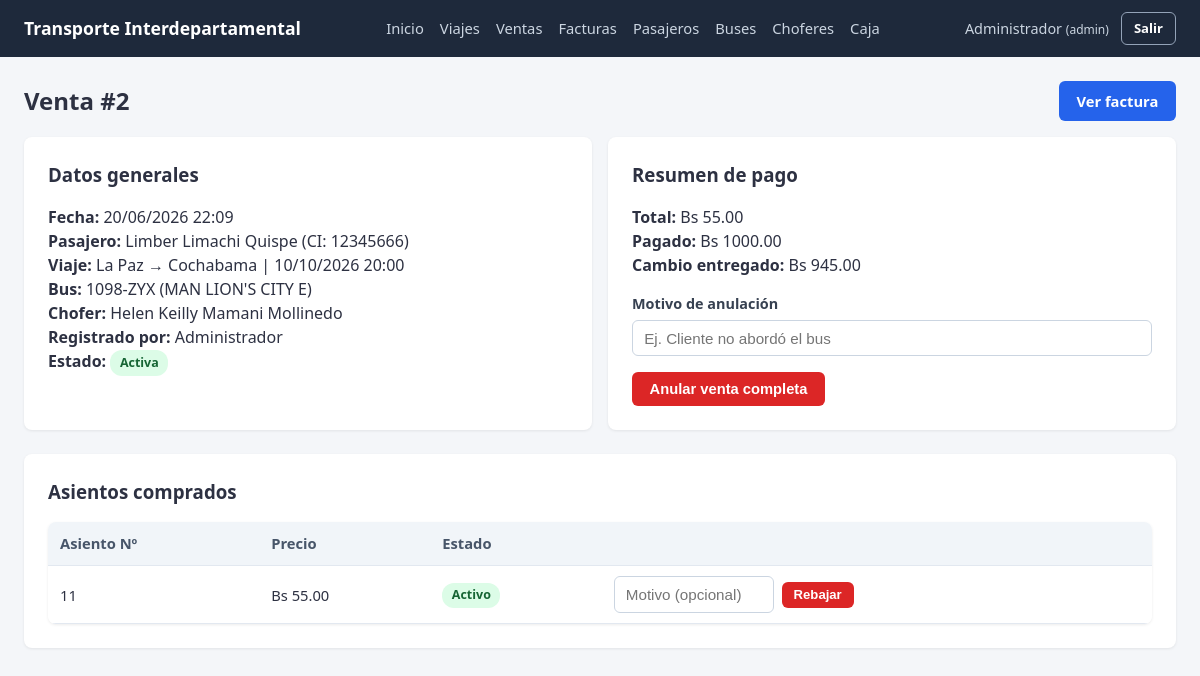
/ventas/2 (signed in), run on the app's committed database.
### app/models/usuario.py (models this page shows, shortened)
class Usuario(db.Model):
    __tablename__ = "usuario"
    id_usuario = db.Column(db.Integer, primary_key=True, autoincrement=True)
    usuario = db.Column(db.String(50), nullable=False, unique=True)
    password = db.Column(db.String(255), nullable=False)
    nombre = db.Column(db.String(100), nullable=False)
    rol = db.Column(db.String(20), nullable=False, default="encargado")  # admin | encargado
    activo = db.Column(db.Boolean, nullable=False, default=True)

### app/models/venta.py (models this page shows, shortened)
class Venta(db.Model):
    __tablename__ = "venta"
    id_venta = db.Column(db.Integer, primary_key=True, autoincrement=True)
    fecha_venta = db.Column(db.DateTime, nullable=False, default=datetime.now)
    id_pasajero = db.Column(db.Integer, db.ForeignKey("pasajero.id_pasajero"), nullable=False)
    id_viaje = db.Column(db.Integer, db.ForeignKey("viaje.id_viaje"), nullable=False)
    id_usuario = db.Column(db.Integer, db.ForeignKey("usuario.id_usuario"), nullable=False)
    monto = db.Column(db.Numeric(10, 2), nullable=False, default=0)       # total a pagar (suma de detalles activos)
    monto_pagado = db.Column(db.Numeric(10, 2), nullable=False, default=0)  # con cuánto pagó el cliente
    cambio = db.Column(db.Numeric(10, 2), nullable=False, default=0)       # vuelto entregado
    estado = db.Column(db.String(20), nullable=False, default="activa")  # activa | rebajada | anulada
    detalles = db.relationship("VentaDetalle", backref="venta", cascade="all, delete-orphan")
    factura = db.relationship("Factura", backref="venta", uselist=False, cascade="all, delete-orphan")
    usuario = db.relationship("Usuario")

### app/models/pasajero.py (models this page shows, shortened)
class Pasajero(db.Model):
    __tablename__ = "pasajero"
    id_pasajero = db.Column(db.Integer, primary_key=True, autoincrement=True)
    ci = db.Column(db.String(20), nullable=False, unique=True)
    nombres = db.Column(db.String(100), nullable=False)
    apellidos = db.Column(db.String(100), nullable=False)
    telefono = db.Column(db.String(20))
    ventas = db.relationship("Venta", backref="pasajero")
    @property
    def nombre_completo(self):
        return f"{self.nombres} {self.apellidos}"

### app/models/viaje.py (models this page shows, shortened)
class Viaje(db.Model):
    __tablename__ = "viaje"
    id_viaje = db.Column(db.Integer, primary_key=True, autoincrement=True)
    origen = db.Column(db.String(100), nullable=False)
    destino = db.Column(db.String(100), nullable=False)
    fecha_viaje = db.Column(db.Date, nullable=False)
    hora_salida = db.Column(db.Time, nullable=False)
    precio = db.Column(db.Numeric(10, 2), nullable=False, default=0)
    id_bus = db.Column(db.Integer, db.ForeignKey("bus.id_bus"), nullable=False)
    id_chofer = db.Column(db.Integer, db.ForeignKey("chofer.id_chofer"), nullable=False)
    estado = db.Column(db.String(20), nullable=False, default="programado")  # programado | finalizado | cancelado
    viaje_asientos = db.relationship("ViajeAsiento", backref="viaje", cascade="all, delete-orphan")
    ventas = db.relationship("Venta", backref="viaje")

### app/models/bus.py (models this page shows, shortened)
class Bus(db.Model):
    __tablename__ = "bus"
    id_bus = db.Column(db.Integer, primary_key=True, autoincrement=True)
    placa = db.Column(db.String(20), nullable=False, unique=True)
    modelo = db.Column(db.String(50), nullable=False)
    capacidad = db.Column(db.Integer, nullable=False)
    activo = db.Column(db.Boolean, nullable=False, default=True)
    asientos = db.relationship("Asiento", backref="bus", cascade="all, delete-orphan")
    viajes = db.relationship("Viaje", backref="bus")

### app/models/chofer.py (models this page shows, shortened)
class Chofer(db.Model):
    __tablename__ = "chofer"
    id_chofer = db.Column(db.Integer, primary_key=True, autoincrement=True)
    ci = db.Column(db.String(20), nullable=False, unique=True)
    nombres = db.Column(db.String(100), nullable=False)
    apellidos = db.Column(db.String(100), nullable=False)
    licencia = db.Column(db.String(30), nullable=False)
    telefono = db.Column(db.String(20))
    activo = db.Column(db.Boolean, nullable=False, default=True)
    viajes = db.relationship("Viaje", backref="chofer")
    @property
    def nombre_completo(self):
        return f"{self.nombres} {self.apellidos}"

### app/models/venta_detalle.py (models this page shows, shortened)
class VentaDetalle(db.Model):
    __tablename__ = "venta_detalle"
    id_venta_detalle = db.Column(db.Integer, primary_key=True, autoincrement=True)
    id_venta = db.Column(db.Integer, db.ForeignKey("venta.id_venta"), nullable=False)
    id_viaje_asiento = db.Column(db.Integer, db.ForeignKey("viaje_asiento.id_viaje_asiento"), nullable=False, unique=True)
    precio = db.Column(db.Numeric(10, 2), nullable=False)
    estado = db.Column(db.String(20), nullable=False, default="activo")  # activo | rebajado (anulado individualmente)

### app/models/viaje_asiento.py (models this page shows, shortened)
class ViajeAsiento(db.Model):
    __tablename__ = "viaje_asiento"
    id_viaje_asiento = db.Column(db.Integer, primary_key=True, autoincrement=True)
    id_viaje = db.Column(db.Integer, db.ForeignKey("viaje.id_viaje"), nullable=False)
    id_asiento = db.Column(db.Integer, db.ForeignKey("asiento.id_asiento"), nullable=False)
    numero = db.Column(db.Integer, nullable=False)  # copia del número de asiento para consulta rápida
    ocupado = db.Column(db.Boolean, nullable=False, default=False)
    asiento = db.relationship("Asiento")
    detalle_venta = db.relationship("VentaDetalle", backref="viaje_asiento", uselist=False)
    __table_args__ = (db.UniqueConstraint("id_viaje", "id_asiento", name="uq_viajeasiento"),)

### app/routes/ventas.py (the view)
@ventas_bp.route("/<int:id_venta>")
@login_required
def detalle(id_venta):
    venta = venta_service.obtener_venta(id_venta)
    return render_template("ventas/detalle.html", venta=venta)

### app/services/venta_service.py (called while the page is built)
def obtener_venta(id_venta):
    return Venta.query.get_or_404(id_venta)

### app/utils/auth.py (called while the page is built)
def login_required(view_func):
    @wraps(view_func)
    def wrapper(*args, **kwargs):
        if "id_usuario" not in session:
            flash("Debes iniciar sesión para continuar.", "warning")
            return redirect(url_for("auth.login"))
        return view_func(*args, **kwargs)
    return wrapper

### templates/ventas/detalle.html (shortened to what this page needs)
{% extends "base.html" %}
{% block content %}
<div class="mb-2" style="display:flex; justify-content:space-between; align-items:center;">
    <h2>Venta #{{ venta.id_venta }}</h2>
    {% if venta.factura %}
    <a href="{{ url_for('facturas.detalle', id_factura=venta.factura.id_factura) }}" class="btn btn-primary">Ver factura</a>
    {% endif %}
</div>
<div class="grid grid-2">
    <div class="card">
        <h3>Datos generales</h3>
        <p><strong>Fecha:</strong> {{ venta.fecha_venta.strftime("%d/%m/%Y %H:%M") }}</p>
        <p><strong>Pasajero:</strong> {{ venta.pasajero.nombre_completo }} (CI: {{ venta.pasajero.ci }})</p>
        <p><strong>Viaje:</strong> {{ venta.viaje.origen }} → {{ venta.viaje.destino }} | {{ venta.viaje.fecha_viaje.strftime("%d/%m/%Y") }} {{ venta.viaje.hora_salida.strftime("%H:%M") }}</p>
        <p><strong>Bus:</strong> {{ venta.viaje.bus.placa }} ({{ venta.viaje.bus.modelo }})</p>
        <p><strong>Chofer:</strong> {{ venta.viaje.chofer.nombre_completo }}</p>
        <p><strong>Registrado por:</strong> {{ venta.usuario.nombre }}</p>
        <p>
            <strong>Estado:</strong>
            {% if venta.estado == "activa" %}
            <span class="badge badge-success">Activa</span>
            {% elif venta.estado == "rebajada" %}
            <span class="badge badge-warning">Rebajada</span>
            {% else %}
            <span class="badge badge-danger">Anulada</span>
            {% endif %}
        </p>
    </div>
    <div class="card">
        <h3>Resumen de pago</h3>
        <p><strong>Total:</strong> Bs {{ "%.2f"|format(venta.monto) }}</p>
        <p><strong>Pagado:</strong> Bs {{ "%.2f"|format(venta.monto_pagado) }}</p>
        <p><strong>Cambio entregado:</strong> Bs {{ "%.2f"|format(venta.cambio) }}</p>
        {% if venta.estado != "anulada" %}
        <form method="POST" action="{{ url_for('ventas.anular', id_venta=venta.id_venta) }}" class="mt-2" onsubmit="return confirmarAccion('¿Anular toda la venta? Se liberarán todos los asientos.')">
            <div class="form-group">
                <label for="motivo_anular">Motivo de anulación</label>
                <input type="text" id="motivo_anular" name="motivo" placeholder="Ej. Cliente no abordó el bus">
            </div>
            <button type="submit" class="btn btn-danger">Anular venta completa</button>
        </form>
        {% endif %}
    </div>
</div>
<div class="card">
    <h3>Asientos comprados</h3>
    <div class="table-wrapper">
        <table>
            <thead>
                <tr>
                    <th>Asiento Nº</th>
                    <th>Precio</th>
                    <th>Estado</th>
                    <th></th>
                </tr>
            </thead>
            <tbody>
                {% for d in venta.detalles %}
                <tr>
                    <td>{{ d.viaje_asiento.numero }}</td>
                    <td>Bs {{ "%.2f"|format(d.precio) }}</td>
                    <td>
                        {% if d.estado == "activo" %}
                        <span class="badge badge-success">Activo</span>
                        {% else %}
                        <span class="badge badge-gray">Rebajado</span>
                        {% endif %}
                    </td>
                    <td>
                        {% if d.estado == "activo" and venta.estado != "anulada" %}
                        <form method="POST" action="{{ url_for('ventas.rebajar', id_venta=venta.id_venta, id_venta_detalle=d.id_venta_detalle) }}"
                              onsubmit="return confirmarAccion('¿Rebajar el asiento {{ d.viaje_asiento.numero }}? Se liberará y se registrará el egreso en caja.')"
                              style="display:flex; gap:0.5rem; align-items:center;">
                            <input type="text" name="motivo" placeholder="Motivo (opcional)" style="width:160px;">
                            <button type="submit" class="btn btn-sm btn-danger">Rebajar</button>
                        </form>
                        {% endif %}
                    </td>
                </tr>
                {% endfor %}
            </tbody>
        </table>
    </div>
</div>
{% endblock %}

### templates/base.html (shortened to what this page needs)
<!DOCTYPE html>
<html lang="es">
<head>
    <link rel="stylesheet" href="{{ url_for('static', filename='css/style.css') }}">
</head>
<body>
    {% if session.id_usuario %}
    <header class="topbar">
        <div class="topbar-brand">
            <span>Transporte Interdepartamental</span>
        </div>
        <nav class="topbar-nav">
            <a href="{{ url_for('dashboard.index') }}">Inicio</a>
            <a href="{{ url_for('viajes.listar') }}">Viajes</a>
            <a href="{{ url_for('ventas.listar') }}">Ventas</a>
            <a href="{{ url_for('facturas.listar') }}">Facturas</a>
            <a href="{{ url_for('pasajeros.listar') }}">Pasajeros</a>
            <a href="{{ url_for('buses.listar') }}">Buses</a>
            <a href="{{ url_for('choferes.listar') }}">Choferes</a>
            <a href="{{ url_for('caja.listar') }}">Caja</a>
        </nav>
        <div class="topbar-user">
            <span>{{ session.nombre }} <small>({{ session.rol }})</small></span>
            <a href="{{ url_for('auth.logout') }}" class="btn btn-sm btn-outline">Salir</a>
        </div>
    </header>
    {% endif %}
    <main class="container">
        {% block content %}{% endblock %}
    </main>
</body>
</html>

### static/css/style.css (style rules this page uses)
* { box-sizing: border-box; margin: 0; padding: 0; }
body { font-family: 'Segoe UI', Tahoma, Geneva, Verdana, sans-serif; background-color: #f4f6f9; color: #2d3142; line-height: 1.5; }
a { color: #2563eb; text-decoration: none; }
.topbar { background-color: #1e293b; color: #fff; display: flex; align-items: center; justify-content: space-between; padding: 0.75rem 1.5rem; flex-wrap: wrap; gap: 0.5rem; }
.topbar-brand { font-weight: bold; font-size: 1.1rem; display: flex; align-items: center; gap: 0.5rem; }
.topbar-nav { display: flex; gap: 1rem; flex-wrap: wrap; }
.topbar-nav a { color: #cbd5e1; font-size: 0.92rem; }
.topbar-user { display: flex; align-items: center; gap: 0.75rem; font-size: 0.9rem; color: #cbd5e1; }
.container { max-width: 1200px; margin: 0 auto; padding: 1.5rem; }
.card { background: #fff; border-radius: 8px; box-shadow: 0 1px 3px rgba(0,0,0,0.08); padding: 1.5rem; margin-bottom: 1.5rem; }
.card h2, .card h3 { margin-bottom: 1rem; }
.grid { display: grid; gap: 1rem; }
.grid-2 { grid-template-columns: repeat(auto-fit, minmax(220px, 1fr)); }
.form-group { margin-bottom: 1rem; }
label { display: block; margin-bottom: 0.35rem; font-weight: 600; font-size: 0.9rem; color: #374151; }
input, select, textarea { width: 100%; padding: 0.55rem 0.7rem; border: 1px solid #cbd5e1; border-radius: 6px; font-size: 0.95rem; background-color: #fff; }
.btn { display: inline-block; padding: 0.55rem 1.1rem; border: none; border-radius: 6px; font-size: 0.92rem; font-weight: 600; cursor: pointer; text-align: center; transition: background 0.15s ease; }
.btn-primary { background-color: #2563eb; color: #fff; }
.btn-danger { background-color: #dc2626; color: #fff; }
.btn-outline { background: transparent; border: 1px solid #94a3b8; color: #fff; }
.btn-sm { padding: 0.35rem 0.75rem; font-size: 0.82rem; }
table { width: 100%; border-collapse: collapse; background: #fff; }
th, td { text-align: left; padding: 0.65rem 0.75rem; border-bottom: 1px solid #e2e8f0; font-size: 0.92rem; }
th { background-color: #f1f5f9; font-weight: 600; color: #475569; }
.table-wrapper { overflow-x: auto; border-radius: 8px; box-shadow: 0 1px 3px rgba(0,0,0,0.08); }
.table-wrapper table { box-shadow: none; margin: 0; }
.badge { display: inline-block; padding: 0.2rem 0.6rem; border-radius: 12px; font-size: 0.78rem; font-weight: 600; }
.badge-success { background-color: #dcfce7; color: #166534; }
.mt-2 { margin-top: 1rem; }
.mb-2 { margin-bottom: 1rem; }

### data on the page
Usuario: nombre "Administrador", usuario.nombre "Administrador"
Venta: id_venta "2", fecha_venta "20/06/2026 22:09", monto "55.00", monto_pagado "1000.00", cambio "945.00"
Pasajero: pasajero.nombre_completo "Limber Limachi Quispe", pasajero.ci "12345666"
Viaje: viaje.origen "La Paz", viaje.destino "Cochabama", viaje.fecha_viaje "10/10/2026", viaje.hora_salida "20:00"
Bus: viaje.bus.placa "1098-ZYX", viaje.bus.modelo "MAN LION'S CITY E"
Chofer: viaje.chofer.nombre_completo "Helen Keilly Mamani Mollinedo"
VentaDetalle: viaje_asiento.numero "11", precio "55.00", estado "Activo"

### other printed values
{{ session.rol }} "admin"
